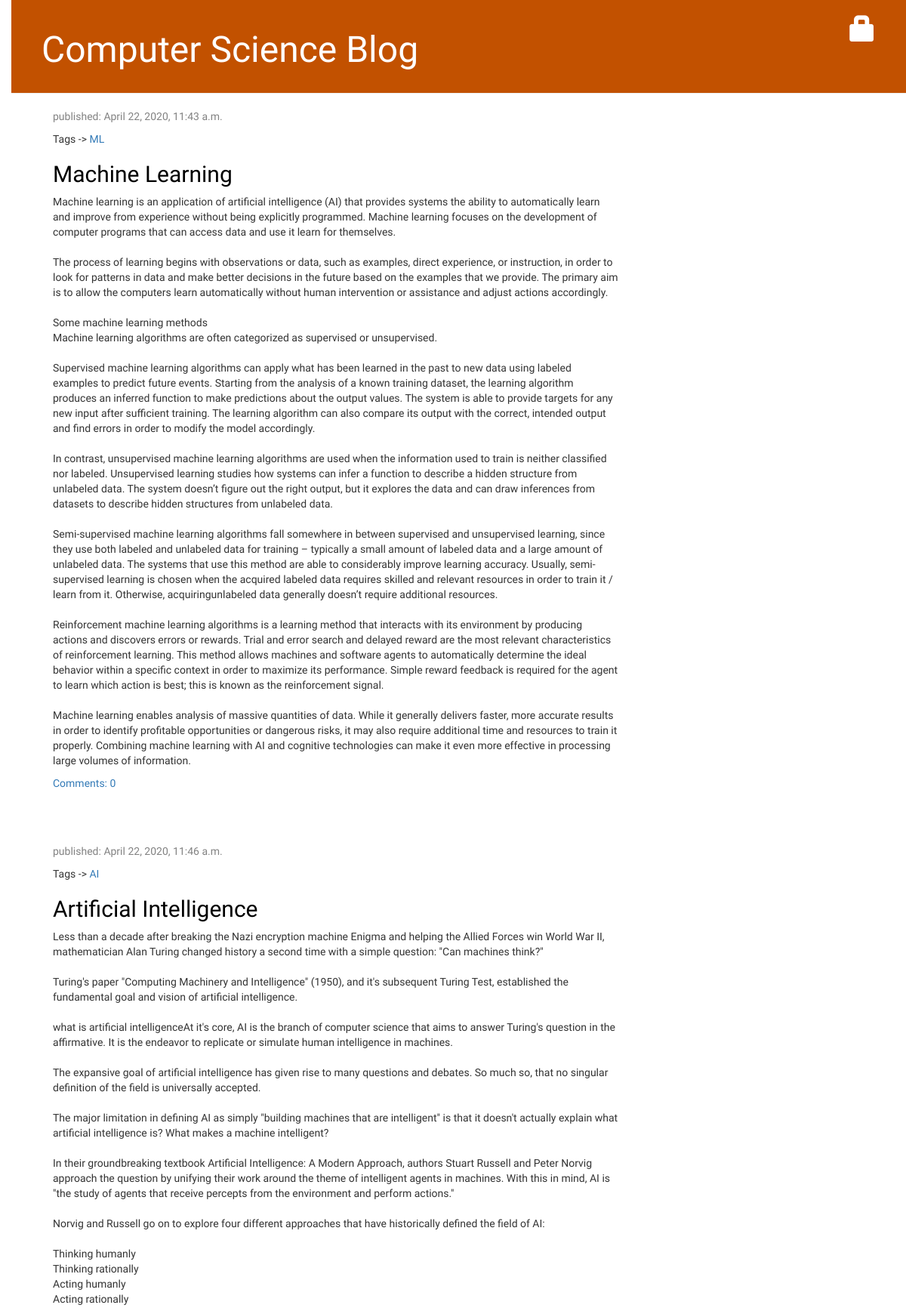
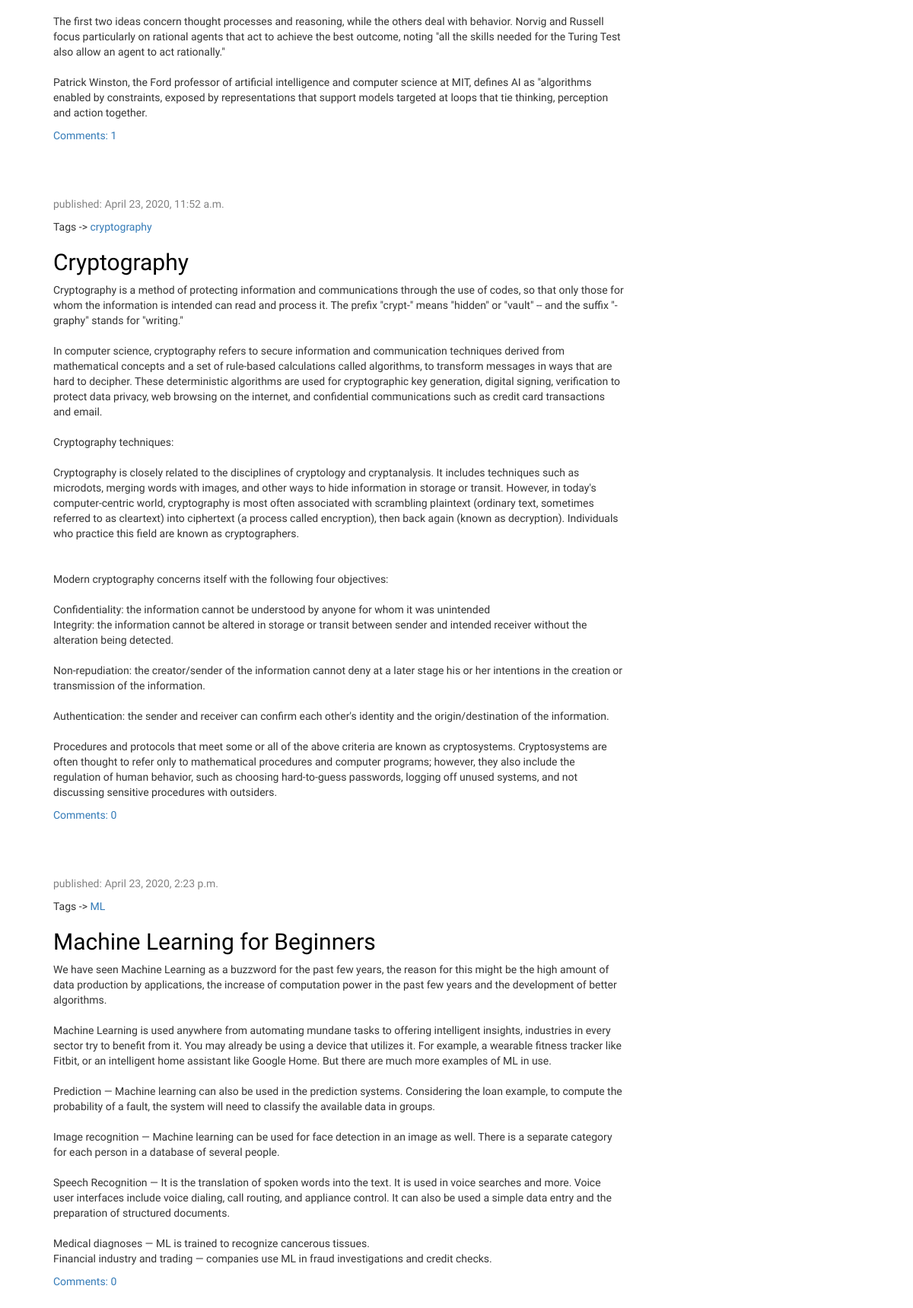
The page / on the database its author committed (2 pictures, top to bottom).
### blog/models.py (models this page shows, shortened)
class Post(models.Model):
    author = models.ForeignKey(settings.AUTH_USER_MODEL, on_delete=models.CASCADE)
    title = models.CharField(max_length=200)
    text = models.TextField()
    created_date = models.DateTimeField(default=timezone.now)
    published_date = models.DateTimeField(blank=True, null=True)
    tags = TaggableManager()
    def approved_comments(self):
        return self.comments.filter(approved_comment=True)

### blog/views.py (the view)
# urls.py: path('', views.post_list, name='post_list'),
def post_list(request):
    posts = Post.objects.filter(published_date__lte=timezone.now()).order_by('published_date')
    return render(request, 'blog/post_list.html', {'posts': posts})

### blog/templates/blog/post_list.html (shortened to what this page needs)
{% extends 'blog/base.html' %}
{% block content %}
    {% for post in posts %}
        <div class="post">
            <div class="date">
                <p>published: {{ post.published_date }}</p>
            </div>
            {% for tag in post.tags.all %}
                     Tags -> <a href="{% url 'tag_posts' tag=tag %}">{{tag}}</a>
            {% endfor %}
            <h2><a href="{% url 'post_detail' pk=post.pk %}">{{ post.title }}</a></h2>
            <p>{{ post.text|linebreaksbr }}</p>
            <a href="{% url 'post_detail' pk=post.pk %}">Comments: {{ post.approved_comments.count }}</a>
        </div>
    {% endfor %}
{% endblock %}

### blog/templates/blog/base.html (shortened to what this page needs)
{% load static %}
<html>
    <head>
        <link rel="stylesheet" href="//maxcdn.bootstrapcdn.com/bootstrap/3.2.0/css/bootstrap.min.css">
        <link rel="stylesheet" href="//maxcdn.bootstrapcdn.com/bootstrap/3.2.0/css/bootstrap-theme.min.css">
        <link rel="stylesheet" href="{% static 'css/blog.css' %}">
    </head>
    <body>
        <div class="page-header">
            {% if user.is_authenticated %}
                <a href="{% url 'post_new' %}" class="top-menu"><span class="glyphicon glyphicon-plus"></span></a>
                <a href="{% url 'post_draft_list' %}" class="top-menu"><span class="glyphicon glyphicon-edit"></span></a>
                <p class="top-menu">Hello {{ user.username }} <small>(<a href="{% url 'logout' %}">Log out</a>)</small></p>
            {% else %}
                <a href="{% url 'login' %}" class="top-menu"><span class="glyphicon glyphicon-lock"></span></a>
            {% endif %}
            <h1><a href="/">Computer Science Blog</a></h1>
        </div>
        <div class="content container">
            <div class="row">
                <div class="col-md-8">
                {% block content %}
                {% endblock %}
                </div>
            </div>
        </div>
    </body>
</html>

### blog/static/css/blog.css (style rules this page uses)
h1 a, h2 a { color: #C25100; }
body { padding-left: 15px; font-family: 'Lobster'; }
.page-header { background-color: #C25100; margin-top: 0; padding: 20px 20px 20px 40px; }
.page-header h1, .page-header h1 a, .page-header h1 a:visited, .page-header h1 a:active { color: #ffffff; font-size: 36pt; text-decoration: none; }
.content { margin-left: 40px; }
h1, h2, h3, h4 { font-family: 'Lobster', cursive; }
.date { color: #828282; }
.top-menu, .top-menu:hover, .top-menu:visited { color: #ffffff; float: right; font-size: 26pt; margin-right: 20px; }
.post { margin-bottom: 70px; }
.post h2 a, .post h2 a:visited { color: #000000; }

### rows shown on the page
Post: published_date "April 22, 2020, 11:43 a.m.", title "Machine Learning", text "Machine learning is an application of artificial intelligence (AI) that provides systems the ability to automatically learn and improve from experience without being explicitly programmed. Machine learning focuses on the development of computer programs that can access data and use it learn for themselves. The process of learning begins with observations or data, such as examples, direct experience, or instruction, in order to look for patterns in data and make better decisions in the future based on the examples that we provide. The primary aim is to allow the computers learn automatically without human intervention or assistance and adjust actions accordingly. Some machine learning…", approved_comments.count "0"
Tag: name "ML"
Post: published_date "April 22, 2020, 11:46 a.m.", title "Artificial Intelligence", text "Less than a decade after breaking the Nazi encryption machine Enigma and helping the Allied Forces win World War II, mathematician Alan Turing changed history a second time with a simple question: \"Can machines think?\" Turing's paper \"Computing Machinery and Intelligence\" (1950), and it's subsequent Turing Test, established the fundamental goal and vision of artificial intelligence. what is artificial intelligenceAt it's core, AI is the branch of computer science that aims to answer Turing's question in the affirmative. It is the endeavor to replicate or simulate human intelligence in machines. The expansive goal of artificial intelligence has given rise to many questions and debates. So…", approved_comments.count "1"
Tag: name "AI"
Post: published_date "April 23, 2020, 11:52 a.m.", title "Cryptography", text "Cryptography is a method of protecting information and communications through the use of codes, so that only those for whom the information is intended can read and process it. The prefix \"crypt-\" means \"hidden\" or \"vault\" -- and the suffix \"-graphy\" stands for \"writing.\" In computer science, cryptography refers to secure information and communication techniques derived from mathematical concepts and a set of rule-based calculations called algorithms, to transform messages in ways that are hard to decipher. These deterministic algorithms are used for cryptographic key generation, digital signing, verification to protect data privacy, web browsing on the internet, and confidential…", approved_comments.count "0"
Tag: name "cryptography"
Post: published_date "April 23, 2020, 2:23 p.m.", title "Machine Learning for Beginners", text "We have seen Machine Learning as a buzzword for the past few years, the reason for this might be the high amount of data production by applications, the increase of computation power in the past few years and the development of better algorithms. Machine Learning is used anywhere from automating mundane tasks to offering intelligent insights, industries in every sector try to benefit from it. You may already be using a device that utilizes it. For example, a wearable fitness tracker like Fitbit, or an intelligent home assistant like Google Home. But there are much more examples of ML in use. Prediction — Machine learning can also be used in the prediction systems. Considering the loan…", approved_comments.count "0"
